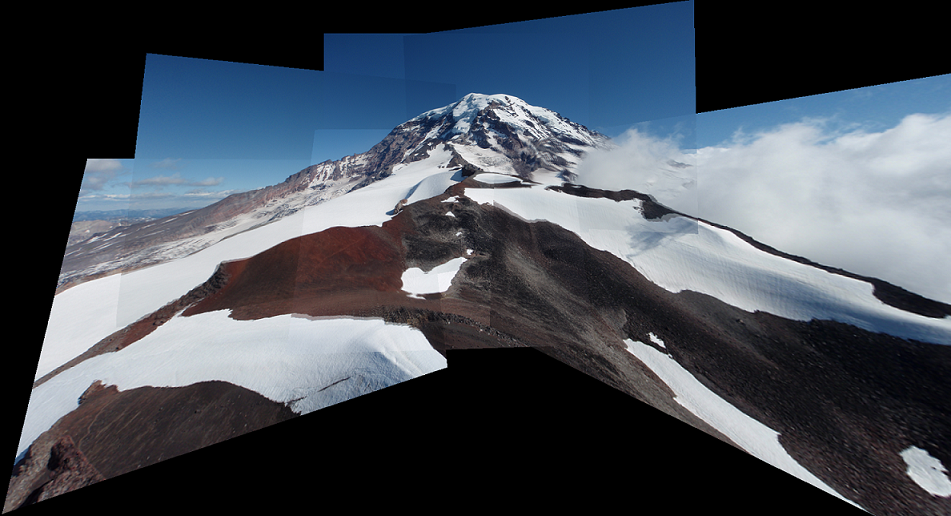
#> input picture Computer Vision/Image Stitcher/project_images/AllStitched.png, 951 x 516 px, given in place of Boxes.png, which was not available
$ python 'Image Stitcher.py'
#> lines starting #> are read from the running program, lines starting #| are printed output that depends on the picture; pictures that were not available may be replaced by others from this repository, and a replacement may not be noted
import cv2
import numpy as np
import math
import random

placeholder = 0


""" This method is a helper to generate filenames.
    It takes as input indexes and returns a string with the filename"""
def getfilename(val, val1):
    letters = ["a", "b", "c", "d", "e", "f", "g", "h", "i", "j"  ]
    return outputdir + str(val) + letters[val1] + '.png'

""" This is an implementation of the builtin bf.match method, it was used for testing.
    It takes the descriptors from 2 images and returns an array of matches """
# [5 lines left out: function matcher, not called in this run]

""" This is my modified feature matcher from assignment 2.
    It takes the descriptors from both images and returns an array of matches.
    It matches using SSD and a ratio test"""
# [33 lines left out: function featureMatcher, not called in this run]

""" Implemetation of SSD for the feature matcher."""
# [8 lines left out: function SSD, not called in this run]

""" Projects the point x1, y1 using the homography H."""
# [11 lines left out: function project, not called in this run]

""" This function computes the number of inliers for the given matches and homography."""
# [16 lines left out: function computeInlierCount, not called in this run]

""" Same as above, however here we return the inliers instead of the count """
# [11 lines left out: function returnInliers, not called in this run]

""" RANSAC implementation according to the project document """
# [29 lines left out: function RANSAC, not called in this run]

""" SIFT implementation that returns the key points in an image """
def findKeypoints(inputimages):
    imgs = []
    kps = []
    dess = []
    sift = cv2.xfeatures2d.SIFT_create()
    for img in inputimages:
        img = cv2.imread(img)
#> img is the input picture: shape (516, 951, 3); mean B, G, R 88.8, 79.2, 72.2
        gray= cv2.cvtColor(img,cv2.COLOR_BGR2GRAY)
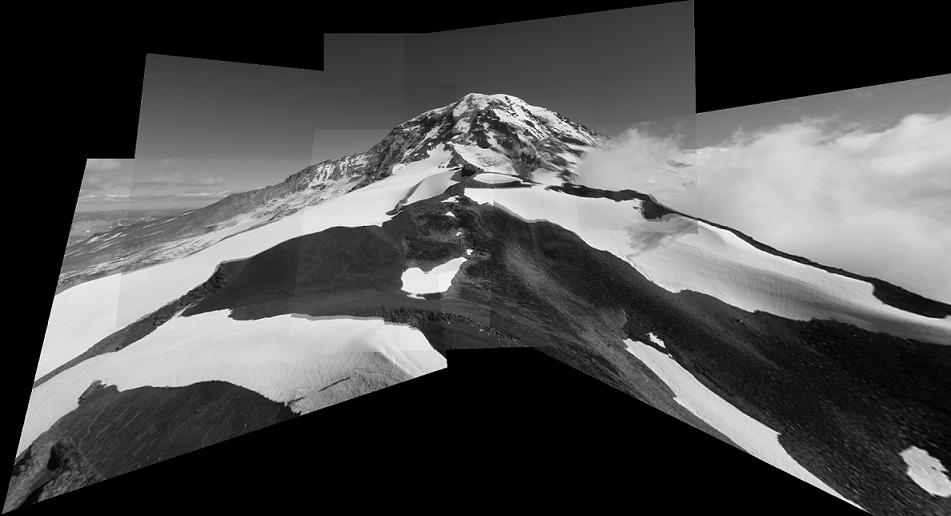
#> gray: shape (516, 951); min 0, max 255, mean 78.2
        kp, des = sift.detectAndCompute(gray,None)
#> kp = 1119 keypoints; strongest (x, y, size): (661, 343, 4), (430, 144, 2), (414, 354, 33.1), (759, 440, 28.4)
        img=cv2.drawKeypoints(gray,kp,img)
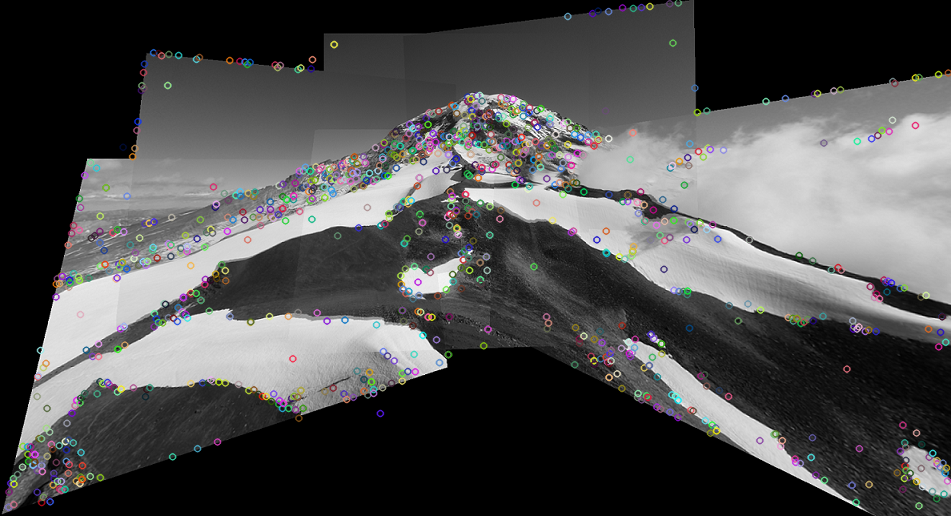
#> img: shape (516, 951, 3); mean B, G, R 78.8, 78.7, 78.9
        imgs.append(img)
        kps.append(kp)
        dess.append(des)
    return imgs, kps, dess

""" Contains logic to calculate output image size """
# [25 lines left out: function createimage, not called in this run]

""" Stitch method as described in assignment document """
# [21 lines left out: function stitch, not called in this run]
                #img1[projx,projy,d]

"""----------------------------Image file paths---------------------------------"""

outputdir = 'C:\\Users\\Amrit\\Downloads\\COMP-425\\assignment3\\output\\'
imagedir = 'C:\\Users\\Amrit\\Downloads\\COMP-425\\assignment3\\project_images\\'
melwaka = [(imagedir + 'MelakwaLake1.png'), (imagedir + 'MelakwaLake2.png'), (imagedir + 'MelakwaLake3.png'), (imagedir + 'MelakwaLake4.png')]
hanging = [(imagedir + 'Hanging1.png'), (imagedir + 'Hanging2.png')]
nd = [(imagedir + 'ND1.png'), (imagedir + 'ND2.png')]
rainier = [(imagedir + 'Rainier1.png'), (imagedir + 'Rainier2.png'), (imagedir + 'Rainier3.png'), (imagedir + 'Rainier4.png'), (imagedir + 'Rainier5.png'), (imagedir + 'Rainier6.png')]
boxes = [(imagedir + 'Boxes.png')]


"""---------FEATURE DETECTION AND MATCHING [Steps 1 and 2] - assignment 2--------
------------------------------------ Step 1 --------------------------------- """

box_imgs, box_kps, box_desc = findKeypoints(boxes)
#> box_imgs = 1 item; box_kps = 1 item; box_desc = 1 item
cv2.imshow('sift_keypoints.jpg', box_imgs[0])
cv2.imwrite(getfilename(1, placeholder), box_imgs[0])
cv2.waitKey(0)

placeholder = placeholder + 1

rainier_imgs, rainier_kps, rainier_desc = findKeypoints(rainier)
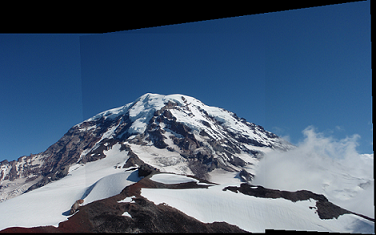
#> input picture Computer Vision/Image Stitcher/project_images/Stitched.png, 376 x 235 px, given in place of Rainier1.png, which was not available
#> in findKeypoints, img is the input picture: shape (235, 376, 3); mean B, G, R 121.8, 96.7, 75.9
#> in findKeypoints (call 2), `gray= cv2.cvtColor(img,cv2.COLOR_BGR2GRAY)`:
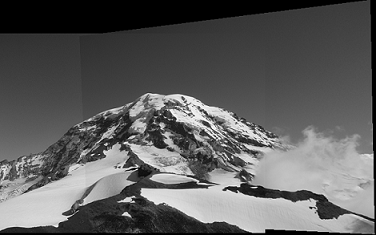
#> gray: shape (235, 376); min 0, max 255, mean 93.3
#> in findKeypoints (call 2), `kp, des = sift.detectAndCompute(gray,None)`: kp = 388 keypoints; strongest (x, y, size): (126, 214, 3.4), (106, 144, 2), (224, 189, 2.2), (128, 200, 4.4)
#> in findKeypoints (call 2), `img=cv2.drawKeypoints(gray,kp,img)`:
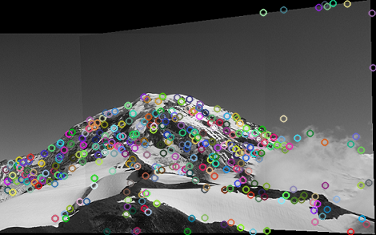
#> img: shape (235, 376, 3); mean B, G, R 93.9, 94.5, 94
#> (the run stopped early here; a loop or call above may not have finished)
